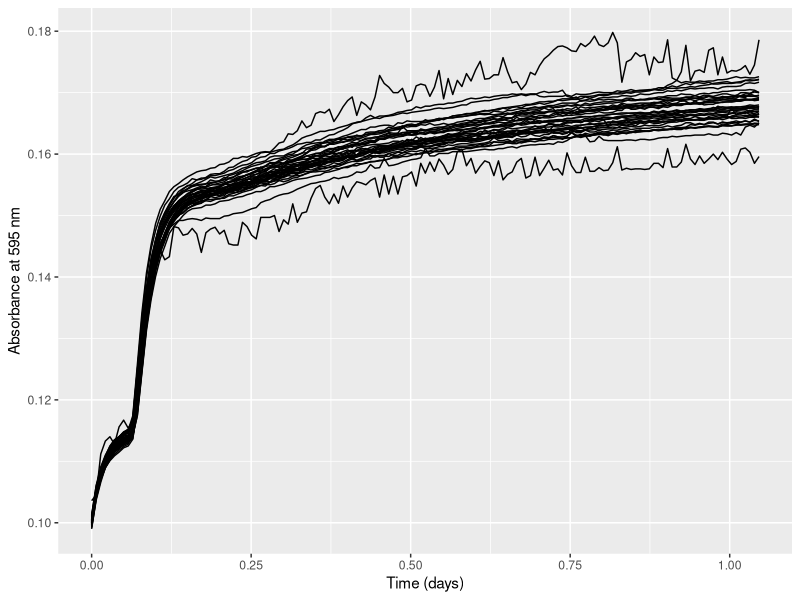
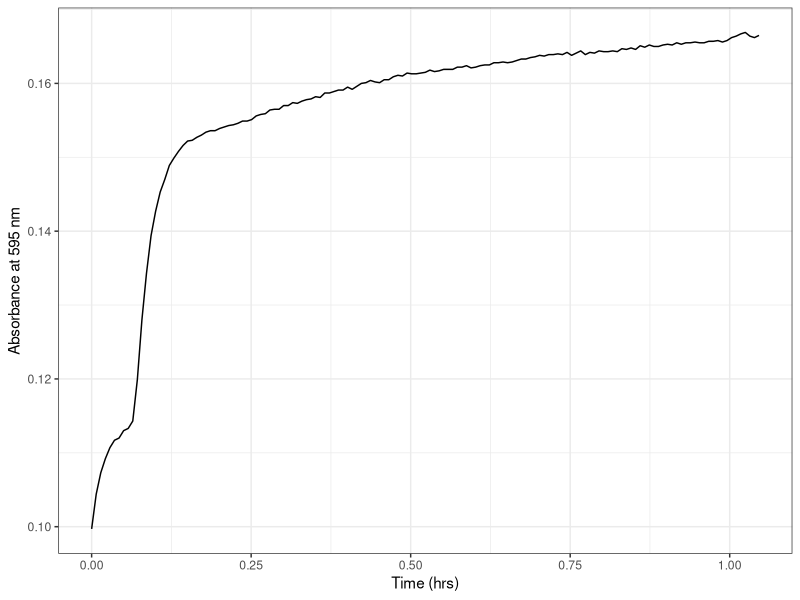
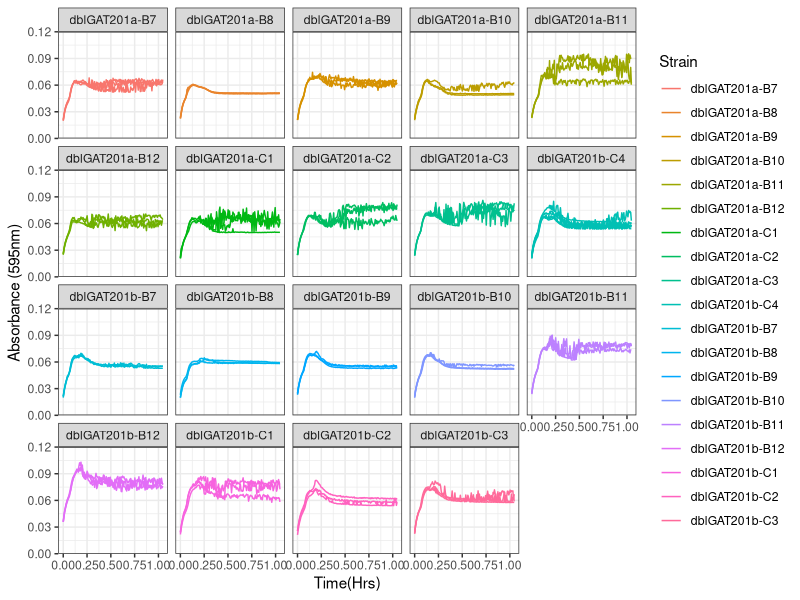
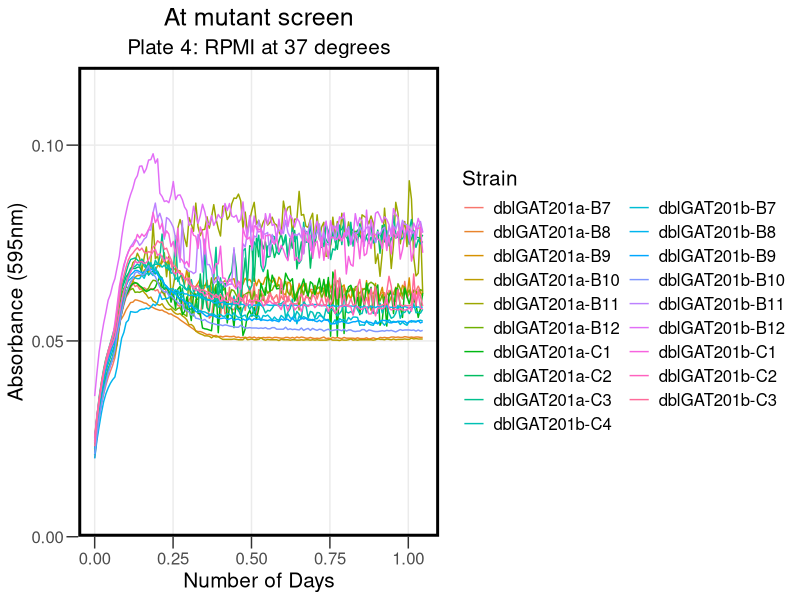
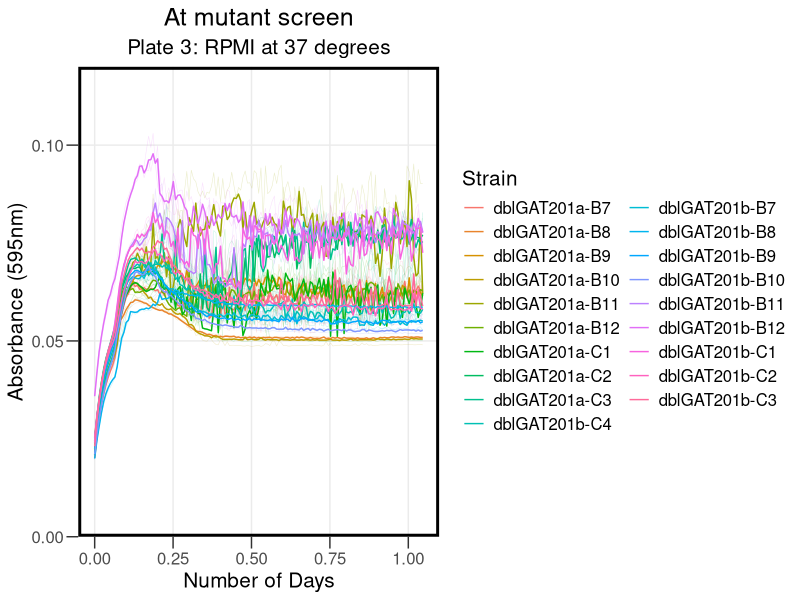
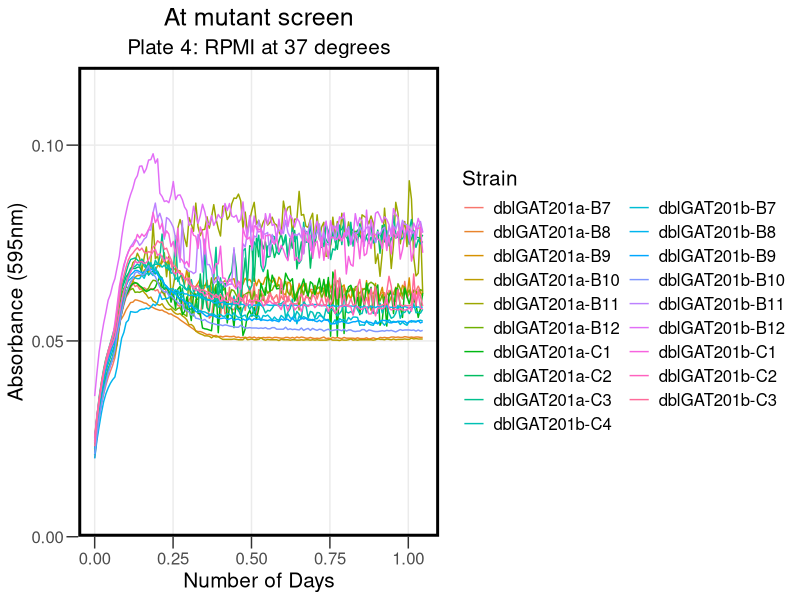
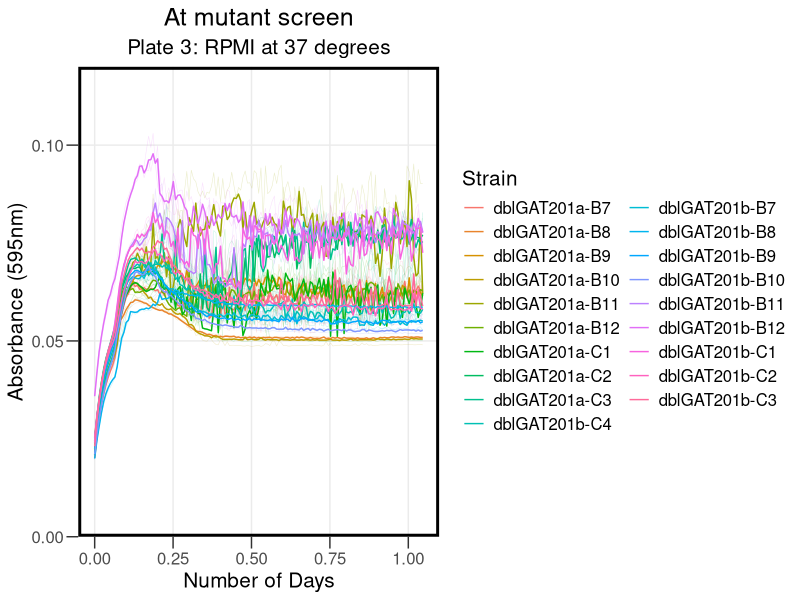

Write R code to recreate these figures, in order.
## ---- chunk 1
knitr::opts_chunk$set(echo = TRUE)
## ---- chunk 2

library("reshape2")
library(dplyr)
library(ggplot2)
library(tidyverse)
library(rmarkdown)
library(cowplot)
library(yaml)
library(knitr)
## ---- chunk 3

rawdata <- read.csv("../Input/20230407_RPMI_Atmut_screen_Plate4_csv.csv")

## ---- chunk 4

 rawdata_day<-mutate(rawdata, Time = Time/86400)

## ---- chunk 5

reshaped <- melt(rawdata_day, id=c("Time", "Temp"), 
                              variable.name="Well",
                              value.name="OD595")

summary(reshaped)
## ---- chunk 6

platemap <- read.csv("../Input/20230407_RPMI_Atmut_screen_Plate4_setup.csv") %>%     
  dplyr::mutate(
    Strain = factor(Strain, 
                    levels = c( "P2.7B7", "P2.7B8","P2.7B9","P2.7B10","P2.7B11","P2.7B12","P2.7C1","P2.7C2","P2.7C3","P2.7C4", "P2.28B7","P2.28B8","P2.28B9","P2.28B10","P2.28B11","P2.28B12","P2.28C1","P2.28C2","P2.28C3","P2.28C4"),
                    labels = c("dblGAT201a-B7", "dblGAT201a-B8","dblGAT201a-B9","dblGAT201a-B10","dblGAT201a-B11","dblGAT201a-B12","dblGAT201a-C1","dblGAT201a-C2","dblGAT201a-C3", "dblGAT201b-C4", "dblGAT201b-B7","dblGAT201b-B8","dblGAT201b-B9","dblGAT201b-B10","dblGAT201b-B11","dblGAT201b-B12","dblGAT201b-C1","dblGAT201b-C2","dblGAT201b-C3","dblGAT201b-C4"))
  )
head(platemap, n=10)


## ---- chunk 7

annotated <- inner_join(reshaped, platemap, by="Well")
 
## ---- chunk 8

ggplot(data=filter(annotated,is.na(Strain)),
           aes(x=Time, y=OD595, group = Well)) + 
          geom_line() + 
              labs(x="Time (days)", y="Absorbance at 595 nm")
## ---- chunk 9

ggplot(data=filter(annotated,Well=="G12"), 
       aes(x=Time, y=OD595, group = Well)) + 
 
       geom_line() + 
     theme_bw()+
     labs(x="Time (hrs)", y="Absorbance at 595 nm")

## ---- chunk 10

blank_OD_summary <- annotated %>%
 filter(is.na(Strain), Time < 1/24) %>%
    group_by(Media) %>%
  summarise(OD_median=median(OD595),
            OD_mean=mean(OD595),
            OD_max=max(OD595),
            OD_min=min(OD595))
print(blank_OD_summary)
## ---- chunk 11

normalisedOD <- annotated %>%
  left_join(blank_OD_summary, by="Media") %>%
  mutate(OD_corrected = OD595 - OD_median)

## ---- chunk 12

ggplot(data=normalisedOD %>%
                       filter( !is.na(Strain) ), 
                      aes(x=Time, y=OD_corrected, color=Strain, group = Well)) + 
       geom_line() + 
       scale_y_continuous(limits=c(0,0.12),expand=c(0,0))+
  facet_wrap(Strain ~ .)+
             labs(x = "Time(Hrs)",
            y = "Absorbance (595nm)") +
       theme(text = element_text(size = 20))+
       theme_bw()
## ---- chunk 13

ggplot(data=normalisedOD %>%
          #dplyr::mutate(Strain = factor(Strain, levels = c("P2.7B7","P2.7B8","P2.7B9","P2.7B10","P2.7B11","P2.7B12","P2.7C1","P2.7C2","P2.7C3","P2.7C4","P2.28B7","P2.28B8","P2.28B9","P2.28B10","P2.28B11","P2.28B12","P2.28C1","P2.28C2","P2.28C3","P2.28C4" )))%>%
                     filter( !is.na(Strain) ), 
                      aes(x=Time, y=OD_corrected, color=Strain)) + 
       stat_summary(fun = "median", geom = "line", size = 0.5) +
       scale_y_continuous(limits=c(0,0.12),expand=c(0,0), breaks = c(0, 0.05, 0.1)) +
  
       labs(x = "Number of Days",
            y = "Absorbance (595nm)",
            title = "At mutant screen", subtitle = "Plate 4: RPMI at 37 degrees") +
       theme_bw() +
       theme(text = element_text(size = 15))+
       theme(axis.title = element_text(size = 15))+
       theme(axis.ticks.length = unit(0.3, "cm"))+
       theme(title = element_text(size = 15))+
       theme(panel.grid.minor = element_blank())+
    guides(color=guide_legend(ncol=2))+
 theme(legend.title = element_text(size = 15))+
      theme(legend.background = element_rect(fill = "transparent", color=NA))+
  theme(legend.key = element_rect(fill = "transparent", color=NA))+
       theme (plot.background =  element_rect(fill = "transparent", color=NA), 
         panel.background = element_rect(fill = "transparent", color=NA),)+
      theme(panel.border = element_rect(linetype = "solid", colour = "black", size = 2))+
  theme(plot.title = element_text(hjust = 0.5), plot.subtitle = element_text(hjust = 0.5) )

ggplot
       
## ---- chunk 14

ggsave("../Results/AllSummary_At4.png",width = 8,height=5)
## ---- chunk 15

ggplot(data=normalisedOD %>%
          #dplyr::mutate(Strain = factor(Strain, levels = c("P2.7B7","P2.7B8","P2.7B9","P2.7B10","P2.7B11","P2.7B12","P2.7C1","P2.7C2","P2.7C3","P2.7C4","P2.28B7","P2.28B8","P2.28B9","P2.28B10","P2.28B11","P2.28B12","P2.28C1","P2.28C2","P2.28C3","P2.28C4" )))%>%
                     filter( !is.na(Strain) ), 
                      aes(x=Time, y=OD_corrected, color=Strain)) + 
       geom_line(aes(group = Well), size = 0.2, alpha = 0.2) + 
       stat_summary(fun = "median", geom = "line", size = 0.5) +
       scale_y_continuous(limits=c(0,0.12),expand=c(0,0), breaks = c(0, 0.05, 0.1)) +
    labs(x = "Number of Days",
            y = "Absorbance (595nm)",
            title = "At mutant screen", subtitle = "Plate 3: RPMI at 37 degrees") +
       theme_bw() +
       theme(text = element_text(size = 15))+
       theme(axis.title = element_text(size = 15))+
       theme(axis.ticks.length = unit(0.3, "cm"))+
       theme(title = element_text(size = 15))+
       theme(panel.grid.minor = element_blank())+
    guides(color=guide_legend(ncol=2))+
 theme(legend.title = element_text(size = 15))+
      theme(legend.background = element_rect(fill = "transparent", color=NA))+
  theme(legend.key = element_rect(fill = "transparent", color=NA))+
       theme (plot.background =  element_rect(fill = "transparent", color=NA), 
         panel.background = element_rect(fill = "transparent", color=NA),)+
      theme(panel.border = element_rect(linetype = "solid", colour = "black", size = 2))+
  theme(plot.title = element_text(hjust = 0.5), plot.subtitle = element_text(hjust = 0.5) )
## ---- chunk 16

ggsave("../Results/Statsumm_At4.png",width = 8,height=5)
